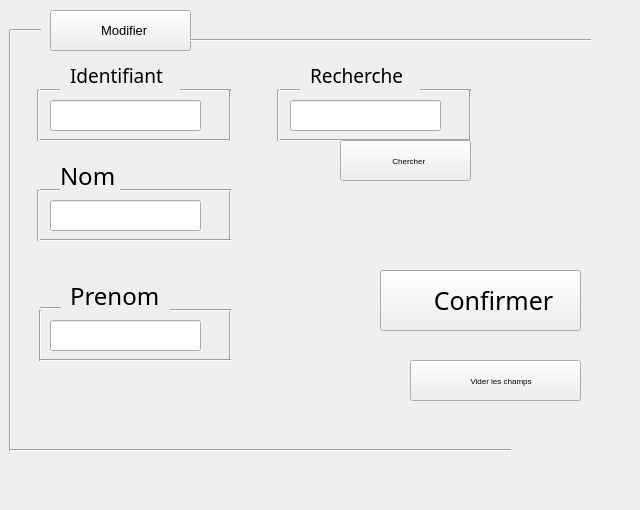
     <widget class="QWidget" name="tab_11">
      <attribute name="title">
       <string>Modifier</string>
      </attribute>
      <widget class="Line" name="line_357">
       <property name="geometry">
        <rect>
         <x>220</x>
         <y>190</y>
         <width>20</width>
         <height>51</height>
        </rect>
       </property>
       <property name="orientation">
        <enum>Qt::Vertical</enum>
       </property>
      </widget>
      <widget class="QLineEdit" name="idEdit_9">
       <property name="geometry">
        <rect>
         <x>50</x>
         <y>100</y>
         <width>151</width>
         <height>31</height>
        </rect>
       </property>
       <property name="font">
        <font>
         <pointsize>14</pointsize>
        </font>
       </property>
      </widget>
      <widget class="QPushButton" name="pushButton_37">
       <property name="geometry">
        <rect>
         <x>410</x>
         <y>360</y>
         <width>171</width>
         <height>41</height>
        </rect>
       </property>
       <property name="font">
        <font>
         <pointsize>6</pointsize>
        </font>
       </property>
       <property name="cursor">
        <cursorShape>PointingHandCursor</cursorShape>
       </property>
       <property name="text">
        <string>     Vider les champs</string>
       </property>
      </widget>
      <widget class="QLabel" name="label_131">
       <property name="geometry">
        <rect>
         <x>70</x>
         <y>280</y>
         <width>91</width>
         <height>31</height>
        </rect>
       </property>
       <property name="font">
        <font>
         <family>Bahnschrift</family>
         <pointsize>18</pointsize>
        </font>
       </property>
       <property name="text">
        <string>Prenom</string>
       </property>
      </widget>
      <widget class="Line" name="line_358">
       <property name="geometry">
        <rect>
         <x>40</x>
         <y>300</y>
         <width>21</width>
         <height>16</height>
        </rect>
       </property>
       <property name="orientation">
        <enum>Qt::Horizontal</enum>
       </property>
      </widget>
      <widget class="QPushButton" name="pushButton_38">
       <property name="geometry">
        <rect>
         <x>380</x>
         <y>270</y>
         <width>201</width>
         <height>61</height>
        </rect>
       </property>
       <property name="font">
        <font>
         <family>Bahnschrift</family>
         <pointsize>19</pointsize>
        </font>
       </property>
       <property name="cursor">
        <cursorShape>PointingHandCursor</cursorShape>
       </property>
       <property name="text">
        <string>    Confirmer</string>
       </property>
      </widget>
      <widget class="Line" name="line_359">
       <property name="geometry">
        <rect>
         <x>220</x>
         <y>310</y>
         <width>20</width>
         <height>51</height>
        </rect>
       </property>
       <property name="orientation">
        <enum>Qt::Vertical</enum>
       </property>
      </widget>
      <widget class="Line" name="line_360">
       <property name="geometry">
        <rect>
         <x>170</x>
         <y>300</y>
         <width>61</width>
         <height>20</height>
        </rect>
       </property>
       <property name="orientation">
        <enum>Qt::Horizontal</enum>
       </property>
      </widget>
      <widget class="Line" name="line_361">
       <property name="geometry">
        <rect>
         <x>30</x>
         <y>90</y>
         <width>16</width>
         <height>51</height>
        </rect>
       </property>
       <property name="orientation">
        <enum>Qt::Vertical</enum>
       </property>
      </widget>
      <widget class="Line" name="line_362">
       <property name="geometry">
        <rect>
         <x>40</x>
         <y>130</y>
         <width>191</width>
         <height>20</height>
        </rect>
       </property>
       <property name="orientation">
        <enum>Qt::Horizontal</enum>
       </property>
      </widget>
      <widget class="Line" name="line_363">
       <property name="geometry">
        <rect>
         <x>40</x>
         <y>80</y>
         <width>20</width>
         <height>20</height>
        </rect>
       </property>
       <property name="orientation">
        <enum>Qt::Horizontal</enum>
       </property>
      </widget>
      <widget class="Line" name="line_364">
       <property name="geometry">
        <rect>
         <x>40</x>
         <y>180</y>
         <width>20</width>
         <height>20</height>
        </rect>
       </property>
       <property name="orientation">
        <enum>Qt::Horizontal</enum>
       </property>
      </widget>
      <widget class="QPushButton" name="pushButton_39">
       <property name="geometry">
        <rect>
         <x>50</x>
         <y>10</y>
         <width>141</width>
         <height>41</height>
        </rect>
       </property>
       <property name="font">
        <font>
         <pointsize>10</pointsize>
        </font>
       </property>
       <property name="text">
        <string>  Modifier</string>
       </property>
      </widget>
      <widget class="QLabel" name="label_117">
       <property name="geometry">
        <rect>
         <x>30</x>
         <y>10</y>
         <width>41</width>
         <height>41</height>
        </rect>
       </property>
       <property name="text">
        <string/>
       </property>
      </widget>
      <widget class="Line" name="line_365">
       <property name="geometry">
        <rect>
         <x>120</x>
         <y>180</y>
         <width>111</width>
         <height>20</height>
        </rect>
       </property>
       <property name="orientation">
        <enum>Qt::Horizontal</enum>
       </property>
      </widget>
      <widget class="Line" name="line_366">
       <property name="geometry">
        <rect>
         <x>30</x>
         <y>310</y>
         <width>20</width>
         <height>51</height>
        </rect>
       </property>
       <property name="orientation">
        <enum>Qt::Vertical</enum>
       </property>
      </widget>
      <widget class="QLabel" name="label_118">
       <property name="geometry">
        <rect>
         <x>390</x>
         <y>360</y>
         <width>41</width>
         <height>41</height>
        </rect>
       </property>
       <property name="text">
        <string/>
       </property>
      </widget>
      <widget class="QLabel" name="label_119">
       <property name="geometry">
        <rect>
         <x>350</x>
         <y>270</y>
         <width>61</width>
         <height>61</height>
        </rect>
       </property>
       <property name="text">
        <string/>
       </property>
      </widget>
      <widget class="Line" name="line_367">
       <property name="geometry">
        <rect>
         <x>180</x>
         <y>80</y>
         <width>51</width>
         <height>20</height>
        </rect>
       </property>
       <property name="orientation">
        <enum>Qt::Horizontal</enum>
       </property>
      </widget>
      <widget class="QLineEdit" name="prenomEdit_9">
       <property name="geometry">
        <rect>
         <x>50</x>
         <y>320</y>
         <width>151</width>
         <height>31</height>
        </rect>
       </property>
       <property name="font">
        <font>
         <pointsize>14</pointsize>
        </font>
       </property>
      </widget>
      <widget class="QLabel" name="label_135">
       <property name="geometry">
        <rect>
         <x>60</x>
         <y>160</y>
         <width>91</width>
         <height>31</height>
        </rect>
       </property>
       <property name="font">
        <font>
         <family>Bahnschrift</family>
         <pointsize>18</pointsize>
        </font>
       </property>
       <property name="text">
        <string>Nom</string>
       </property>
      </widget>
      <widget class="Line" name="line_368">
       <property name="geometry">
        <rect>
         <x>220</x>
         <y>90</y>
         <width>20</width>
         <height>51</height>
        </rect>
       </property>
       <property name="orientation">
        <enum>Qt::Vertical</enum>
       </property>
      </widget>
      <widget class="QLabel" name="label_121">
       <property name="geometry">
        <rect>
         <x>0</x>
         <y>0</y>
         <width>631</width>
         <height>501</height>
        </rect>
       </property>
       <property name="text">
        <string/>
       </property>
      </widget>
      <widget class="QLabel" name="label_137">
       <property name="geometry">
        <rect>
         <x>70</x>
         <y>60</y>
         <width>101</width>
         <height>31</height>
        </rect>
       </property>
       <property name="font">
        <font>
         <family>Bahnschrift</family>
         <pointsize>14</pointsize>
        </font>
       </property>
       <property name="text">
        <string>Identifiant</string>
       </property>
      </widget>
      <widget class="QLineEdit" name="nomEdit_9">
       <property name="geometry">
        <rect>
         <x>50</x>
         <y>200</y>
         <width>151</width>
         <height>31</height>
        </rect>
       </property>
       <property name="font">
        <font>
         <pointsize>14</pointsize>
        </font>
       </property>
      </widget>
      <widget class="Line" name="line_369">
       <property name="geometry">
        <rect>
         <x>30</x>
         <y>190</y>
         <width>16</width>
         <height>51</height>
        </rect>
       </property>
       <property name="orientation">
        <enum>Qt::Vertical</enum>
       </property>
      </widget>
      <widget class="Line" name="line_370">
       <property name="geometry">
        <rect>
         <x>0</x>
         <y>30</y>
         <width>20</width>
         <height>421</height>
        </rect>
       </property>
       <property name="orientation">
        <enum>Qt::Vertical</enum>
       </property>
      </widget>
      <widget class="Line" name="line_371">
       <property name="geometry">
        <rect>
         <x>190</x>
         <y>30</y>
         <width>401</width>
         <height>20</height>
        </rect>
       </property>
       <property name="orientation">
        <enum>Qt::Horizontal</enum>
       </property>
      </widget>
      <widget class="Line" name="line_372">
       <property name="geometry">
        <rect>
         <x>40</x>
         <y>230</y>
         <width>191</width>
         <height>20</height>
        </rect>
       </property>
       <property name="orientation">
        <enum>Qt::Horizontal</enum>
       </property>
      </widget>
      <widget class="Line" name="line_373">
       <property name="geometry">
        <rect>
         <x>10</x>
         <y>440</y>
         <width>501</width>
         <height>20</height>
        </rect>
       </property>
       <property name="orientation">
        <enum>Qt::Horizontal</enum>
       </property>
      </widget>
      <widget class="Line" name="line_374">
       <property name="geometry">
        <rect>
         <x>40</x>
         <y>350</y>
         <width>191</width>
         <height>20</height>
        </rect>
       </property>
       <property name="orientation">
        <enum>Qt::Horizontal</enum>
       </property>
      </widget>
      <widget class="Line" name="line_375">
       <property name="geometry">
        <rect>
         <x>10</x>
         <y>20</y>
         <width>31</width>
         <height>20</height>
        </rect>
       </property>
       <property name="orientation">
        <enum>Qt::Horizontal</enum>
       </property>
      </widget>
      <widget class="Line" name="line_376">
       <property name="geometry">
        <rect>
         <x>270</x>
         <y>90</y>
         <width>16</width>
         <height>51</height>
        </rect>
       </property>
       <property name="orientation">
        <enum>Qt::Vertical</enum>
       </property>
      </widget>
      <widget class="Line" name="line_377">
       <property name="geometry">
        <rect>
         <x>280</x>
         <y>130</y>
         <width>191</width>
         <height>20</height>
        </rect>
       </property>
       <property name="orientation">
        <enum>Qt::Horizontal</enum>
       </property>
      </widget>
      <widget class="QLabel" name="label_138">
       <property name="geometry">
        <rect>
         <x>310</x>
         <y>60</y>
         <width>111</width>
         <height>31</height>
        </rect>
       </property>
       <property name="font">
        <font>
         <family>Bahnschrift</family>
         <pointsize>14</pointsize>
        </font>
       </property>
       <property name="text">
        <string>Recherche</string>
       </property>
      </widget>
      <widget class="Line" name="line_378">
       <property name="geometry">
        <rect>
         <x>420</x>
         <y>80</y>
         <width>51</width>
         <height>20</height>
        </rect>
       </property>
       <property name="orientation">
        <enum>Qt::Horizontal</enum>
       </property>
      </widget>
      <widget class="Line" name="line_379">
       <property name="geometry">
        <rect>
         <x>280</x>
         <y>80</y>
         <width>20</width>
         <height>20</height>
        </rect>
       </property>
       <property name="orientation">
        <enum>Qt::Horizontal</enum>
       </property>
      </widget>
      <widget class="Line" name="line_380">
       <property name="geometry">
        <rect>
         <x>460</x>
         <y>90</y>
         <width>20</width>
         <height>51</height>
        </rect>
       </property>
       <property name="orientation">
        <enum>Qt::Vertical</enum>
       </property>
      </widget>
      <widget class="QLineEdit" name="idEdit_10">
       <property name="geometry">
        <rect>
         <x>290</x>
         <y>100</y>
         <width>151</width>
         <height>31</height>
        </rect>
       </property>
       <property name="font">
        <font>
         <pointsize>14</pointsize>
        </font>
       </property>
      </widget>
      <widget class="QLabel" name="label_63">
       <property name="geometry">
        <rect>
         <x>320</x>
         <y>140</y>
         <width>41</width>
         <height>41</height>
        </rect>
       </property>
       <property name="text">
        <string/>
       </property>
      </widget>
      <widget class="QPushButton" name="pushButton_17">
       <property name="geometry">
        <rect>
         <x>340</x>
         <y>140</y>
         <width>131</width>
         <height>41</height>
        </rect>
       </property>
       <property name="font">
        <font>
         <pointsize>6</pointsize>
        </font>
       </property>
       <property name="cursor">
        <cursorShape>PointingHandCursor</cursorShape>
       </property>
       <property name="text">
        <string>   Chercher</string>
       </property>
      </widget>
      <zorder>label_121</zorder>
      <zorder>line_357</zorder>
      <zorder>idEdit_9</zorder>
      <zorder>pushButton_37</zorder>
      <zorder>label_131</zorder>
      <zorder>line_358</zorder>
      <zorder>pushButton_38</zorder>
      <zorder>line_359</zorder>
      <zorder>line_360</zorder>
      <zorder>line_361</zorder>
      <zorder>line_362</zorder>
      <zorder>line_363</zorder>
      <zorder>line_364</zorder>
      <zorder>pushButton_39</zorder>
      <zorder>line_365</zorder>
      <zorder>line_366</zorder>
      <zorder>line_367</zorder>
      <zorder>prenomEdit_9</zorder>
      <zorder>label_135</zorder>
      <zorder>line_368</zorder>
      <zorder>label_137</zorder>
      <zorder>nomEdit_9</zorder>
      <zorder>line_369</zorder>
      <zorder>line_370</zorder>
      <zorder>line_371</zorder>
      <zorder>line_372</zorder>
      <zorder>line_373</zorder>
      <zorder>line_374</zorder>
      <zorder>line_375</zorder>
      <zorder>line_376</zorder>
      <zorder>line_377</zorder>
      <zorder>label_138</zorder>
      <zorder>line_378</zorder>
      <zorder>line_379</zorder>
      <zorder>line_380</zorder>
      <zorder>idEdit_10</zorder>
      <zorder>pushButton_17</zorder>
      <zorder>label_117</zorder>
      <zorder>label_119</zorder>
      <zorder>label_118</zorder>
      <zorder>label_63</zorder>
     </widget>
